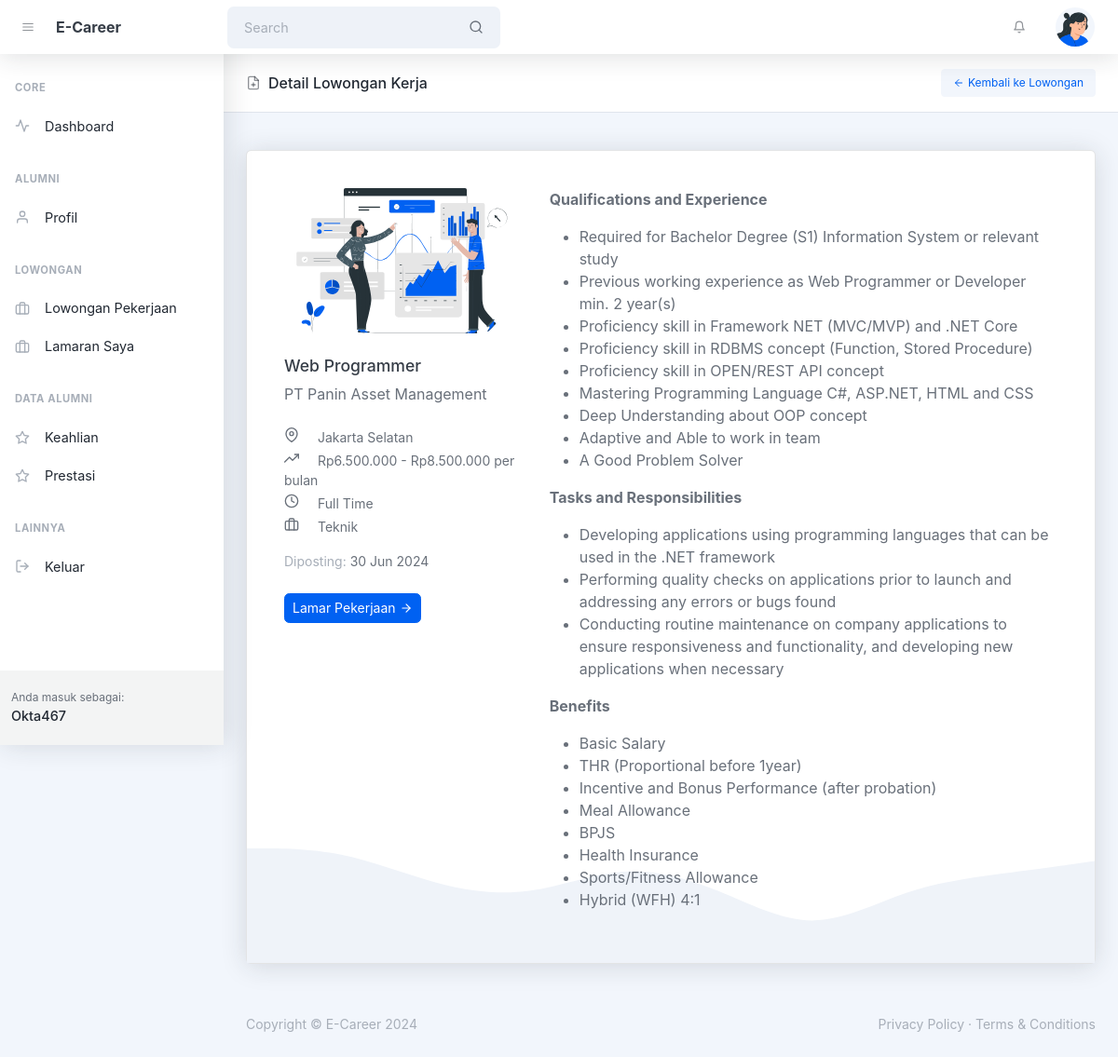
Page /alumni/lowongan_pekerjaan_detail.php?id_lowongan=2 (signed in) on the earlier database version.
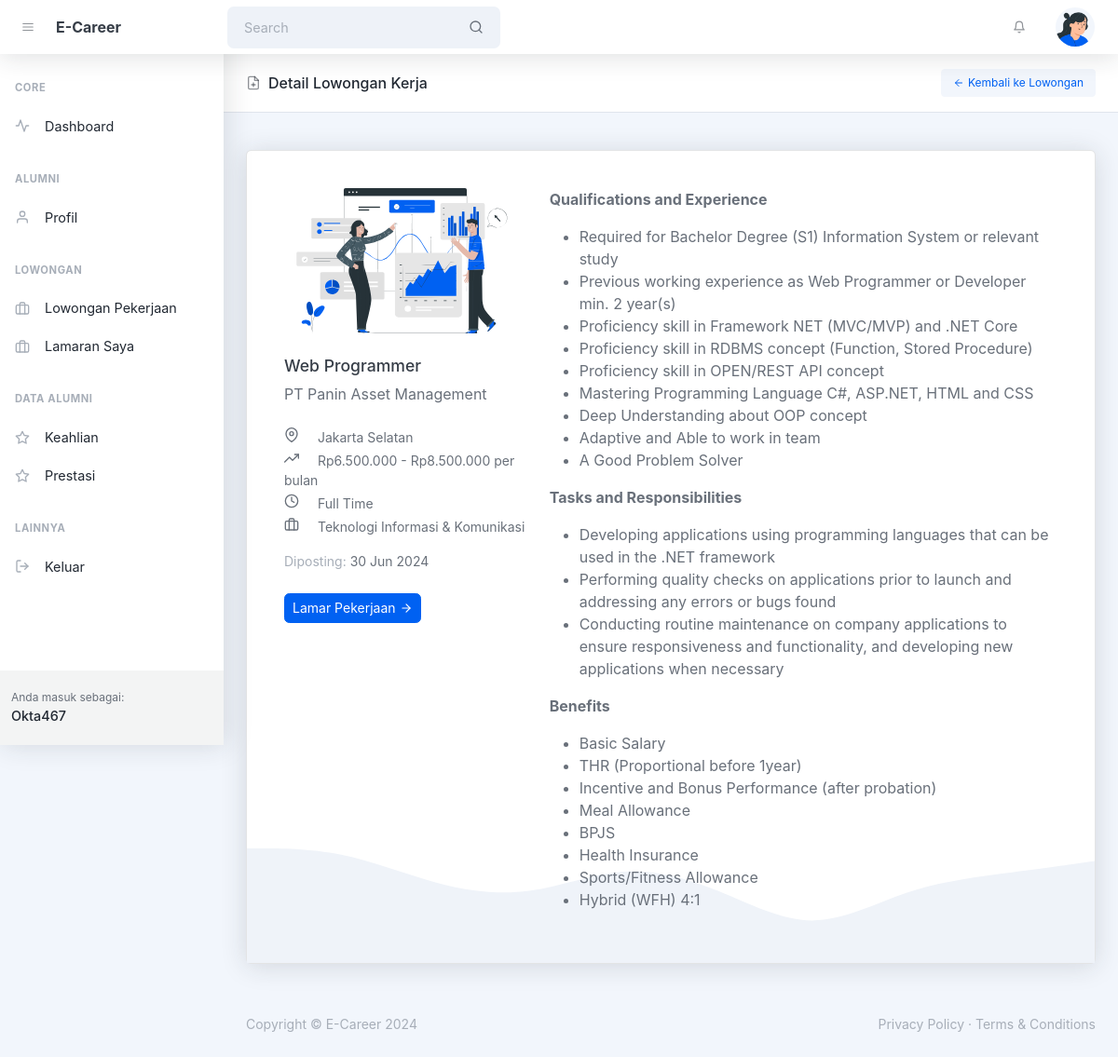
Same page on the later database version.
### tables this page shows
CREATE TABLE `tbl_lowongan` (
  `id` int(10) UNSIGNED NOT NULL,
  `id_perusahaan` int(10) UNSIGNED NOT NULL,
  `id_jenis_pekerjaan` int(10) UNSIGNED DEFAULT NULL,
  `id_klasifikasi_pekerjaan` int(10) UNSIGNED DEFAULT NULL,
  `nama_lowongan` varchar(128) NOT NULL,
  `penempatan` varchar(128) NOT NULL,
  `batas_bawah_gaji` int(11) DEFAULT NULL,
  `batas_atas_gaji` int(11) DEFAULT NULL,
  `tipe_gaji` enum('harian','mingguan','bulanan','tahunan') DEFAULT 'bulanan',
  `keterangan_lowongan` varchar(5000) NOT NULL,
  `created_at` timestamp NOT NULL DEFAULT current_timestamp(),
  `updated_at` timestamp NULL DEFAULT NULL ON UPDATE current_timestamp()
);

CREATE TABLE `tbl_klasifikasi_pekerjaan` (
  `id` int(10) UNSIGNED NOT NULL,
  `klasifikasi_pekerjaan` varchar(128) NOT NULL,
  `created_at` timestamp NOT NULL DEFAULT current_timestamp(),
  `updated_at` timestamp NULL DEFAULT NULL ON UPDATE current_timestamp()
);

CREATE TABLE `tbl_perusahaan` (
  `id` int(10) UNSIGNED NOT NULL,
  `id_pengguna` int(10) UNSIGNED DEFAULT NULL,
  `id_jenis_perusahaan` int(10) UNSIGNED DEFAULT NULL,
  `nama_perusahaan` varchar(128) NOT NULL,
  `alamat_perusahaan` varchar(255) NOT NULL,
  `created_at` timestamp NOT NULL DEFAULT current_timestamp(),
  `updated_at` timestamp NULL DEFAULT NULL ON UPDATE current_timestamp()
);

CREATE TABLE `tbl_jenis_pekerjaan` (
  `id` int(10) UNSIGNED NOT NULL,
  `jenis_pekerjaan` varchar(32) NOT NULL,
  `created_at` timestamp NOT NULL DEFAULT current_timestamp(),
  `updated_at` timestamp NULL DEFAULT NULL ON UPDATE current_timestamp()
);

### helpers/isAccessAllowedHelper.php (called while the page is built, shortened)
<?php
function isAccessAllowed($expected_hak_akses = null): bool {
    include_once '../config/config.php';
    $current_hak_akses = $_SESSION['hak_akses'] ?? null;
    $expected_hak_akses = !is_array($expected_hak_akses)
        ? array($expected_hak_akses)
        : $expected_hak_akses;
    return true;
}
?>

### alumni/lowongan_pekerjaan_detail.php (the view, shortened to what the changed rows need)
<?php
include '../helpers/isAccessAllowedHelper.php';
if (!isAccessAllowed('alumni')) :
  session_destroy();
  echo "<meta http-equiv='refresh' content='0;" . base_url_return('index.php?msg=other_error') . "'>";
else :
  include_once '../config/connection.php';
  $id_lowongan = $_GET['id_lowongan'] ?? null;
?>
  <!DOCTYPE html>
  <html lang="en">
  <head>
    <?php include '_partials/head.php' ?>
  </head>
  <body class="nav-fixed">
    <div id="layoutSidenav">
      <div id="layoutSidenav_content">
        <main>
          <header class="page-header page-header-compact page-header-light border-bottom bg-white mb-4">
            <div class="container-fluid px-4">
              <div class="page-header-content">
                <div class="row align-items-center justify-content-between pt-3">
                  <div class="col-auto mb-3">
                    <h1 class="page-header-title">
                      <div class="page-header-icon"><i data-feather="file-plus"></i></div>
                      Detail Lowongan Kerja
                    </h1>
                  </div>
                </div>
              </div>
            </div>
          </header>
          <div class="container-xl px-4 mt-5">
            <?php
            $query_lowongan = mysqli_query($connection,
              "SELECT
                a.id AS id_lowongan, a.nama_lowongan, a.penempatan, a.batas_bawah_gaji, a.batas_atas_gaji, a.tipe_gaji, a.keterangan_lowongan, a.created_at AS tgl_lowongan_diposting,
                b.id AS id_perusahaan, b.nama_perusahaan, b.alamat_perusahaan,
                c.id AS id_jenis_perusahaan, c.nama_jenis AS jenis_perusahaan,
                d.id AS id_jenis_pekerjaan, d.jenis_pekerjaan,
                f.id AS id_klasifikasi_pekerjaan, f.klasifikasi_pekerjaan
              FROM tbl_lowongan AS a
              INNER JOIN tbl_perusahaan AS b
                ON b.id = a.id_perusahaan
              LEFT JOIN tbl_jenis_perusahaan AS c
                ON c.id = b.id_jenis_perusahaan
              LEFT JOIN tbl_jenis_pekerjaan AS d
                ON d.id = a.id_jenis_pekerjaan
              LEFT JOIN tbl_klasifikasi_pekerjaan AS f
                ON f.id = a.id_klasifikasi_pekerjaan
              WHERE a.id = {$id_lowongan}");
            $lowongan_pekerjaan = mysqli_fetch_assoc($query_lowongan);
            ?>
            <?php if (!isset($lowongan_pekerjaan)): ?>
              <?php
              $_SESSION['msg'] = 'Lowongan tidak ada!';
              echo "<meta http-equiv='refresh' content='0;lowongan_pekerjaan.php?go=lowongan_pekerjaan'>";
              return;
              ?>
            <?php else: ?>
                <?php
                $batas_bawah_gaji = $lowongan_pekerjaan['batas_bawah_gaji'] ?? null;
                $batas_atas_gaji = $lowongan_pekerjaan['batas_atas_gaji'] ?? null;
                $tipe_gaji = isset($lowongan_pekerjaan['tipe_gaji']) ? 'per ' . substr($lowongan_pekerjaan['tipe_gaji'], 0, -2) : '';
                ?>
                <div class="card card-waves mb-4 mt-5 px-0">
                  <div class="card-body p-5">
                    <div class="row justify-content-between">
                      <div class="col-lg-4">
                        <img class="img-fluid mb-4" src="<?= base_url('assets/img/illustrations/statistics.svg') ?>" alt="" style="max-width: 16.25rem">
                        <h5><?= $lowongan_pekerjaan['nama_lowongan'] ?></h5>
                        <div><?= $lowongan_pekerjaan['nama_perusahaan'] ?></div>
                        <div class="small mt-4">
                          <i class="me-3" data-feather="map-pin"></i>
                          <?= $lowongan_pekerjaan['penempatan'] ?>
                        </div>
                        <div class="small mt-1">
                          <i class="me-3" data-feather="trending-up"></i>
                          <?php if (!$lowongan_pekerjaan['batas_bawah_gaji'] && !$lowongan_pekerjaan['batas_atas_gaji']): ?>
                            Tidak ditampilkan
                          <?php elseif (!$lowongan_pekerjaan['batas_atas_gaji']): ?>
                            <?= 'Rp' . number_format($batas_bawah_gaji, 0, ',', '.') . ' ' ?>
                            <?= $tipe_gaji ?>
                          <?php else: ?>
                            <?= 'Rp' . number_format($batas_bawah_gaji, 0, ',', '.') . ' - ' ?>
                            <?= 'Rp' . number_format($batas_atas_gaji, 0, ',', '.') . ' ' ?>
                            <?= $tipe_gaji ?>
                          <?php endif ?>
                        </div>
                        <div class="small mt-1">
                          <i class="me-3" data-feather="clock"></i>
                          <?= $lowongan_pekerjaan['jenis_pekerjaan'] ?>
                        </div>
                        <div class="small mt-1">
                          <i class="me-3" data-feather="briefcase"></i>
                          <?= $lowongan_pekerjaan['klasifikasi_pekerjaan'] ?>
                        </div>
                        <div class="small mt-3">
                          <span class="text-muted">Diposting: </span>
                          <?= date('d M Y', strtotime($lowongan_pekerjaan['tgl_lowongan_diposting'])) ?>
                        </div>
                        <button type="button" class="btn btn-primary p-2 my-4" id="toggle_swal_confirm">
                          Lamar Pekerjaan
                          <i class="ms-1" data-feather="arrow-right"></i>
                        </button>
                      </div>
                      <div class="col-lg-8">
                        <div id="keterangan_lowongan">
                        </div>
                      </div>
                    </div>
                  </div>
                </div>
            <?php endif ?>
          </div>
        </main>
      </div>
    </div>
  </body>
  </html>
<?php endif ?>

Differences in the rows shown:
changed tbl_lowongan "Web Programmer": id_klasifikasi_pekerjaan.klasifikasi_pekerjaan "Teknik" → "Teknologi Informasi & Komunikasi"
